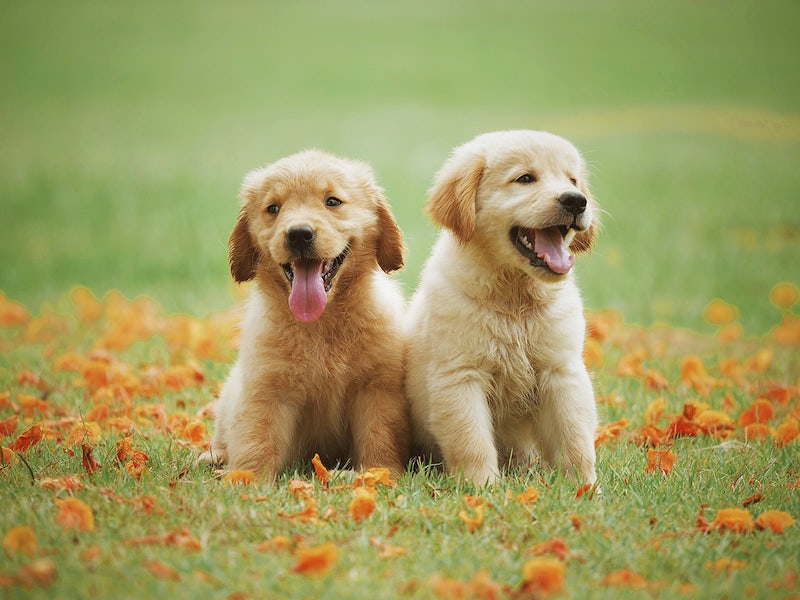
#> input picture OpenCV_Python_Tutorials/Working_with_Images/puppy.jpg, 800 x 600 px
$ jupyter execute 04_Color_Spaces_in_OpenCV.ipynb
#> lines starting #> are read from the running program, lines starting #| are printed output that depends on the picture
### Color Spaces in OpenCV

Color spaces are a way to represent the color channels present in the image that gives the image that particular hue. There are several different color spaces and each has its own significance. Some of the popular color spaces are RGB (Red, Green, Blue), CMYK (Cyan, Magenta, Yellow, Black), HSV (Hue, Saturation, Value), etc.

<b>BGR color space:</b> OpenCV’s default color space is RGB. However, it actually stores color in the BGR format. It is an additive color model where the different intensities of Blue, Green and Red give different shades of color.

<b>HSV color space:</b> It stores color information in a cylindrical representation of RGB color points. It attempts to depict the colors as perceived by the human eye. Hue value varies from 0-179, Saturation value varies from 0-255 and Value value varies from 0-255. It is mostly used for color segmentation purpose.

<b>CMYK color space:</b> Unlike, RGB it is a subtractive color space. The CMYK model works by partially or entirely masking colors on a lighter, usually white, background. The ink reduces the light that would otherwise be reflected. Such a model is called subtractive because inks “subtract” the colors red, green and blue from white light. White light minus red leaves cyan, white light minus green leaves magenta, and white light minus blue leaves yellow.

#### Visualizing the different color channels of an RGB image.

[cell 1]
import cv2

[cell 2]
image = cv2.imread('puppy.jpg')
#> image is the input picture: shape (600, 800, 3); mean B, G, R 95.7, 155.9, 159.3
B, G, R = cv2.split(image)
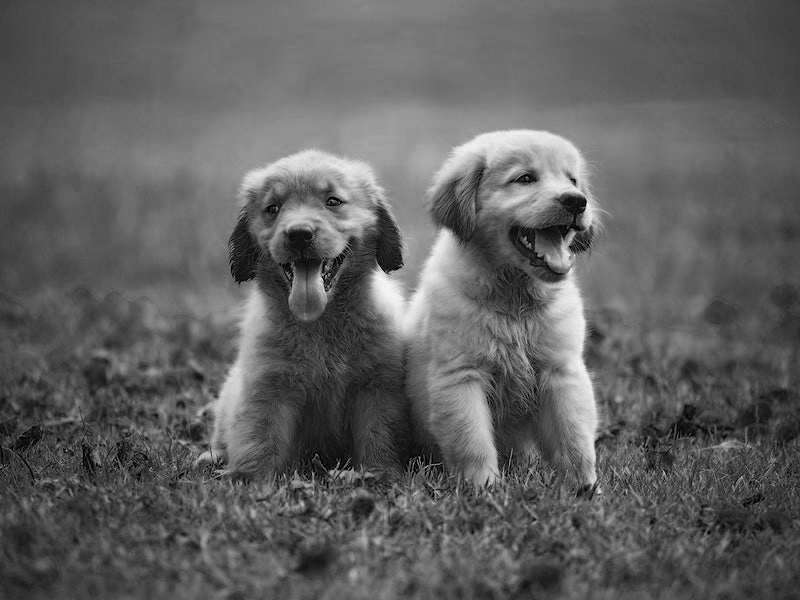
#> B: shape (600, 800); min 0, max 251, mean 95.7
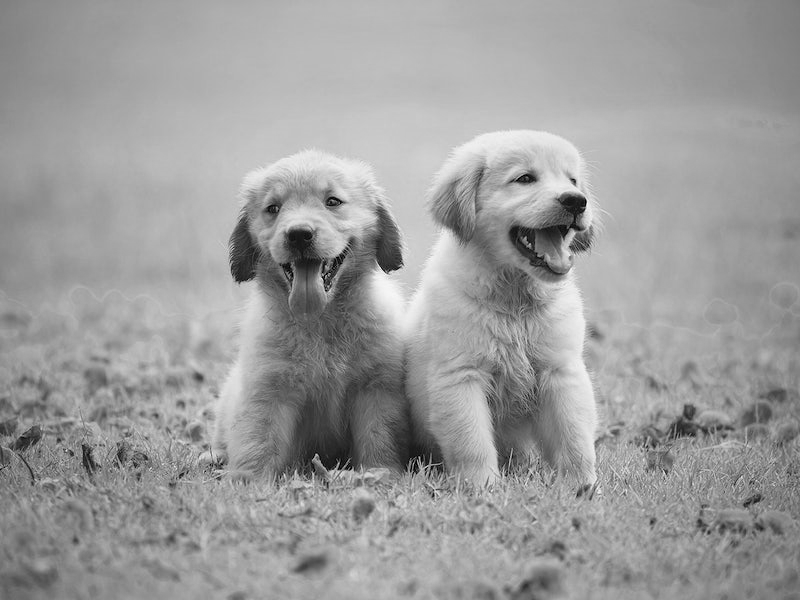
#> G: shape (600, 800); min 0, max 252, mean 155.9
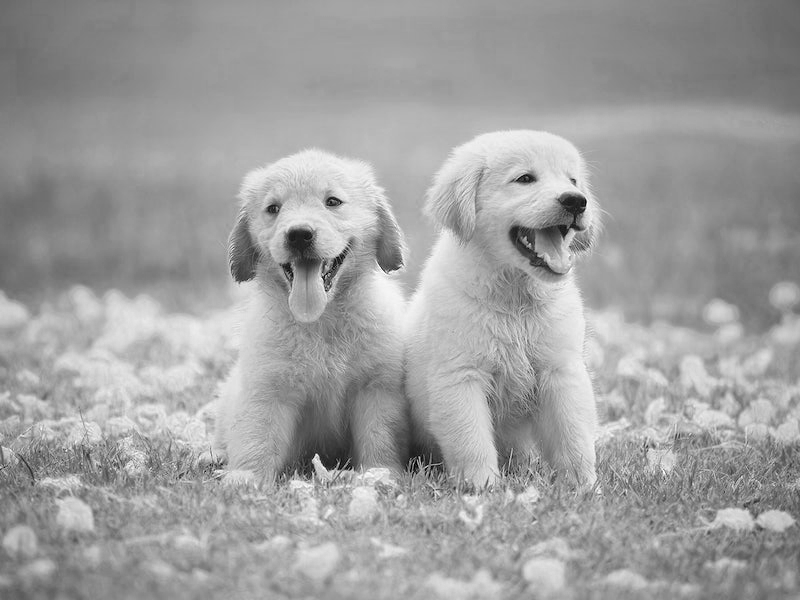
#> R: shape (600, 800); min 0, max 255, mean 159.3
# Corresponding channels are separated

cv2.imshow("original", image)
cv2.waitKey(0)

cv2.imshow("blue", B)
cv2.waitKey(0)

cv2.imshow("Green", G)
cv2.waitKey(0)

cv2.imshow("red", R)
cv2.waitKey(0)

cv2.destroyAllWindows()
